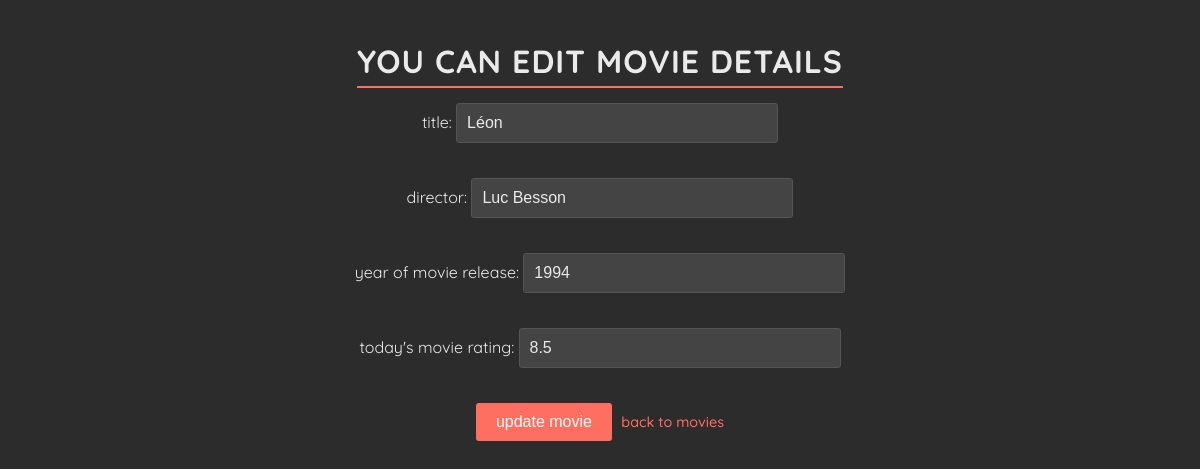
The app's page /movies/4/edit, older data.
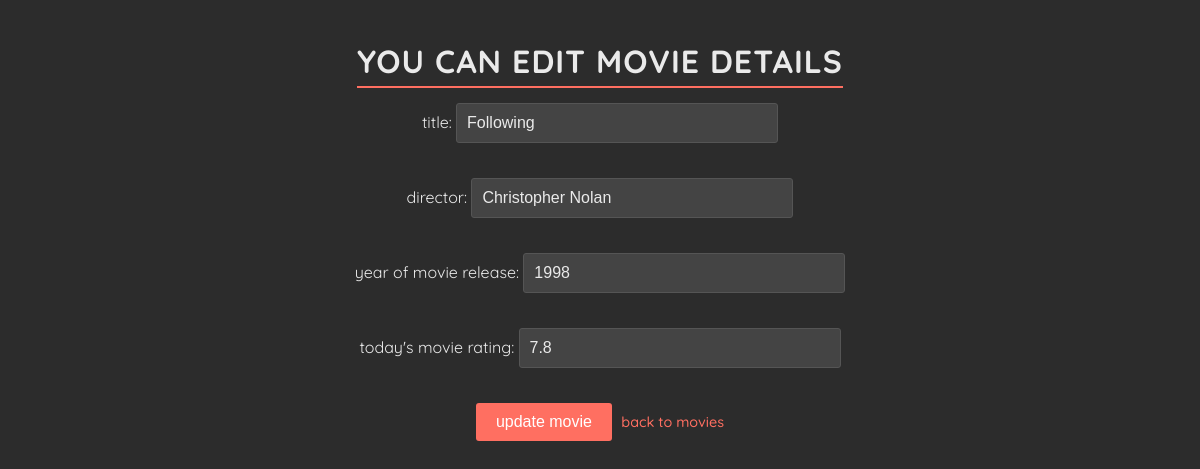
The same page, newer data.
### data_models.py (models this page shows, shortened)
class Movie(db.Model):
    __tablename__ = 'movies'
    movie_id = db.Column(db.Integer, primary_key=True, autoincrement=True)
    title = db.Column(db.String(250), nullable=False)
    director = db.Column(db.String(200), nullable=False)
    release_year = db.Column(db.Integer, nullable=False)
    movie_rating = db.Column(db.Float, nullable=False)
    users = relationship('User', secondary=user_movies, back_populates='movies')

### app.py (the view, shortened to what this page needs)
@app.route('/movies/<int:movie_id>/edit', methods=['GET', 'POST'])
def update_movie(movie_id):
    try:
        movie = data_manager.get_movie_by_id(movie_id)
        if not movie:
            flash('Movie not found. 🪓', 'error')
            return redirect(url_for('list_movies'))
    except Exception as e:
        app.logger.error(f"Error updating movie with ID {movie_id}: {e}")
        flash("An unexpected error occurred while updating the movie. "
              "Please try again later. 🥨", 'error')
        return redirect(url_for('list_movies'))
    return render_template('update_movie.html', movie=movie)

### datamanager/sqlite_data_manager.py (called while the page is built)
    def get_movie_by_id(self, movie_id):
        with self.app.app_context():
            return self.db.session.query(Movie).filter_by(movie_id=movie_id).first()

### templates/update_movie.html (shortened to what this page needs)
<!DOCTYPE html>
<html lang="en">
<head>
    <link rel="stylesheet" href="{{ url_for('static', filename='styles.css') }}">
</head>
<body>
    <h1>you can edit movie details</h1><br>
    <form method="post" action="">
        <label for="title">title:</label>
        <input type="text" id="title" name="title" value="{{ movie.title }}" required><br><br>
        <label for="director">director:</label>
        <input type="text" id="director" name="director" value="{{ movie.director }}" required><br><br>
        <label for="release_year">year of movie release:</label>
        <input type="text" id="release_year" name="release_year" value="{{ movie.release_year }}" required><br><br>
        <label for="movie_rating">today's movie rating:</label>
        <input type="text" id="movie_rating" name="movie_rating" value="{{ movie.movie_rating }}" required><br><br>
        <input type="submit" value="update movie">
         <a href="{{ url_for('list_movies') }}">back to movies</a>
    </form>
</body>
</html>

Row changes from the older to the newer data that the page shows:
changed Movie: title "Léon" → "Following"; director "Luc Besson" → "Christopher Nolan"; release_year "1994" → "1998"; movie_rating "8.5" → "7.8"
